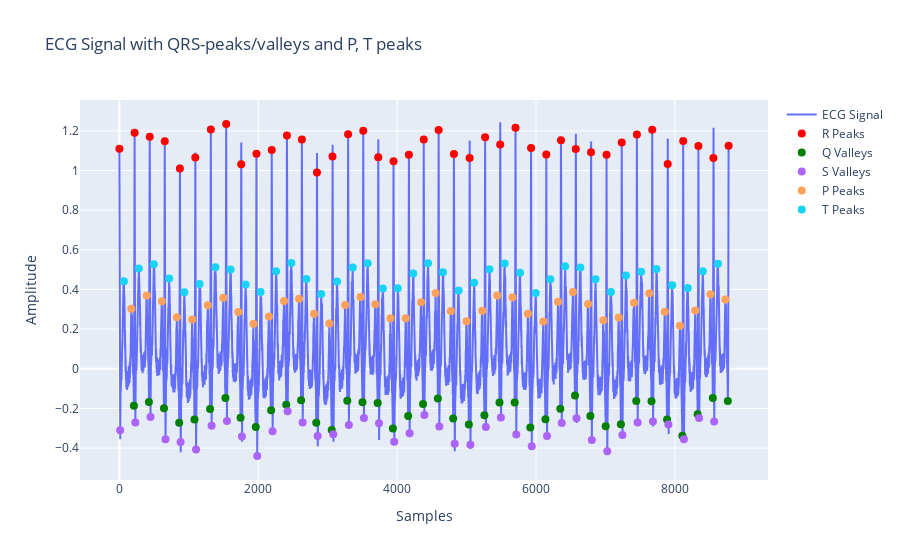

Notebook source saved alongside this figure:
### Markdown cell above
## Synthetic ECG Signal

### Code cell
from vitalDSP.utils.synthesize_data import generate_ecg_signal
import numpy as np
from plotly import graph_objects as go
import plotly.io as pio
pio.renderers.default = "sphinx_gallery"
# pio.renderers.default = "jupyterlab"  # or "plotly_mimetype"
# from IPython.display import display, HTML
# display(HTML('<script src="https://cdnjs.cloudflare.com/ajax/libs/require.js/2.3.6/require.min.js"></script>'))
import matplotlib.pyplot as plt
from vitalDSP.utils.peak_detection import PeakDetection
from vitalDSP.physiological_features.waveform import WaveformMorphology

sfecg = 256
N = 15
Anoise = 0.05
hrmean = 70
ecg_signal = generate_ecg_signal(
    sfecg=sfecg, N=N, Anoise=Anoise, hrmean=hrmean
)

detector = PeakDetection(
    ecg_signal,"ecg_r_peak", **{
        "distance": 50, 
        "window_size": 7, 
        "threshold_factor":1.6, 
        "search_window":6}
    )

rpeaks = detector.detect_peaks()

waveform = WaveformMorphology(ecg_signal, fs=256, signal_type="ECG")
q_valleys = waveform.detect_q_valley()
p_peaks = waveform.detect_p_peak()
s_valleys = waveform.detect_s_valley()
t_peaks = waveform.detect_t_peak()
    
fig = go.Figure()
    # Plot the ECG signal
fig.add_trace(go.Scatter(x=np.arange(len(ecg_signal)), y=ecg_signal, mode="lines", name="ECG Signal"))

# Plot R-peaks
fig.add_trace(go.Scatter(x=rpeaks, y=ecg_signal[rpeaks], mode="markers", name="R Peaks", marker=dict(color="red", size=8)))
fig.add_trace(go.Scatter(x=q_valleys, y=ecg_signal[q_valleys], mode="markers", name="Q Valleys", marker=dict(color="green", size=8)))
fig.add_trace(go.Scatter(x=s_valleys, y=ecg_signal[s_valleys], mode="markers", name="S Valleys", marker=dict(size=8)))
fig.add_trace(go.Scatter(x=p_peaks, y=ecg_signal[p_peaks], mode="markers", name="P Peaks", marker=dict(size=8)))
fig.add_trace(go.Scatter(x=t_peaks, y=ecg_signal[t_peaks], mode="markers", name="T Peaks", marker=dict(size=8)))
fig.update_layout(
        title="ECG Signal with QRS-peaks/valleys and P, T peaks",
        xaxis_title="Samples",
        yaxis_title="Amplitude",
        showlegend=True
)
fig.show()

### Figure 1 — Plotly figure (JSON) as saved in the notebook; plotly's stock layout.template omitted (floating-point values rounded to 4 significant figures; data arrays with more than 128 entries replaced by an {"elided": "..."} marker saying what was removed)
{"data": [{"mode": "lines", "name": "ECG Signal", "type": "scatter", "x": {"elided": "8775 int values"}, "y": {"elided": "8775 float values"}}, {"marker": {"color": "red", "size": 8}, "mode": "markers", "name": "R Peaks", "type": "scatter", "x": [0, 219, 437, 653, 871, 1093, 1317, 1538, 1754, 1974, 2194, 2413, 2628, 2845, 3069, 3294, 3512, 3728, 3948, 4169, 4383, 4598, 4818, 5044, 5267, 5484, 5705, 5929, 6148, 6360, 6573, 6793, 7016, 7235, 7453, 7674, 7897, 8120, 8339, 8555, 8774], "y": [1.109, 1.191, 1.171, 1.147, 1.01, 1.066, 1.207, 1.235, 1.031, 1.084, 1.103, 1.177, 1.157, 0.9898, 1.071, 1.183, 1.201, 1.067, 1.047, 1.079, 1.157, 1.205, 1.084, 1.062, 1.167, 1.132, 1.216, 1.113, 1.08, 1.152, 1.109, 1.092, 1.08, 1.141, 1.181, 1.206, 1.033, 1.149, 1.123, 1.063, 1.125]}, {"marker": {"color": "green", "size": 8}, "mode": "markers", "name": "Q Valleys", "type": "scatter", "x": [209, 425, 642, 861, 1081, 1306, 1527, 1745, 1964, 2185, 2403, 2617, 2835, 3058, 3282, 3501, 3720, 3939, 4159, 4373, 4587, 4807, 5033, 5257, 5474, 5693, 5918, 6136, 6350, 6562, 6783, 7004, 7223, 7444, 7664, 7888, 8108, 8328, 8547, 8763], "y": [-0.1864, -0.1674, -0.1987, -0.272, -0.2555, -0.2033, -0.1476, -0.2465, -0.2935, -0.2093, -0.1808, -0.1582, -0.2719, -0.3082, -0.1608, -0.1687, -0.1723, -0.3011, -0.2377, -0.1775, -0.1497, -0.2505, -0.2806, -0.2342, -0.1704, -0.1701, -0.2958, -0.2548, -0.2017, -0.1348, -0.2379, -0.2897, -0.28, -0.1627, -0.1633, -0.2553, -0.3372, -0.2288, -0.1477, -0.1624]}, {"marker": {"size": 8}, "mode": "markers", "name": "S Valleys", "type": "scatter", "x": [11, 230, 448, 664, 881, 1104, 1328, 1549, 1765, 1985, 2205, 2423, 2639, 2855, 3080, 3305, 3522, 3739, 3958, 4180, 4393, 4608, 4829, 5055, 5278, 5494, 5716, 5939, 6159, 6371, 6583, 6804, 7027, 7245, 7464, 7684, 7907, 8131, 8349, 8566], "y": [-0.3102, -0.2703, -0.2426, -0.355, -0.3692, -0.407, -0.2874, -0.2636, -0.342, -0.4398, -0.315, -0.2142, -0.2705, -0.3383, -0.3301, -0.2841, -0.2486, -0.275, -0.3684, -0.3253, -0.2335, -0.291, -0.3776, -0.3826, -0.2939, -0.2451, -0.3314, -0.3906, -0.3389, -0.2735, -0.2494, -0.3591, -0.4155, -0.3345, -0.2709, -0.2662, -0.2808, -0.3557, -0.2484, -0.2657]}, {"marker": {"size": 8}, "mode": "markers", "name": "P Peaks", "type": "scatter", "x": [171, 393, 611, 827, 1047, 1273, 1496, 1712, 1930, 2152, 2371, 2587, 2802, 3024, 3251, 3472, 3684, 3903, 4123, 4343, 4554, 4772, 4998, 5225, 5441, 5660, 5882, 6105, 6317, 6531, 6750, 6969, 7191, 7411, 7630, 7854, 8073, 8292, 8512, 8727], "y": [0.3024, 0.3692, 0.341, 0.2598, 0.2484, 0.3204, 0.3586, 0.2863, 0.2273, 0.2639, 0.3422, 0.3535, 0.2776, 0.2284, 0.3223, 0.3615, 0.3257, 0.2551, 0.2552, 0.3357, 0.3819, 0.2909, 0.2396, 0.2931, 0.3698, 0.3612, 0.2771, 0.2382, 0.3381, 0.3871, 0.3271, 0.2445, 0.2583, 0.3332, 0.3814, 0.2883, 0.217, 0.2942, 0.3755, 0.3492]}, {"marker": {"size": 8}, "mode": "markers", "name": "T Peaks", "type": "scatter", "x": [65, 280, 496, 717, 935, 1155, 1383, 1600, 1818, 2034, 2256, 2476, 2693, 2906, 3134, 3360, 3576, 3795, 4010, 4232, 4445, 4660, 4886, 5109, 5330, 5548, 5771, 5996, 6207, 6420, 6639, 6857, 7080, 7296, 7514, 7735, 7961, 8187, 8403, 8621], "y": [0.4411, 0.5062, 0.5278, 0.4558, 0.3856, 0.4283, 0.5121, 0.5006, 0.4253, 0.3879, 0.4915, 0.5333, 0.4525, 0.3768, 0.4405, 0.5113, 0.5326, 0.4051, 0.4065, 0.4808, 0.5328, 0.4868, 0.3952, 0.4339, 0.5025, 0.5309, 0.484, 0.3822, 0.4519, 0.5176, 0.5104, 0.4514, 0.3871, 0.4703, 0.4899, 0.5033, 0.4208, 0.4071, 0.4924, 0.53]}], "layout": {"showlegend": true, "title": {"text": "ECG Signal with QRS-peaks/valleys and P, T peaks"}, "xaxis": {"title": {"text": "Samples"}}, "yaxis": {"title": {"text": "Amplitude"}}}}
